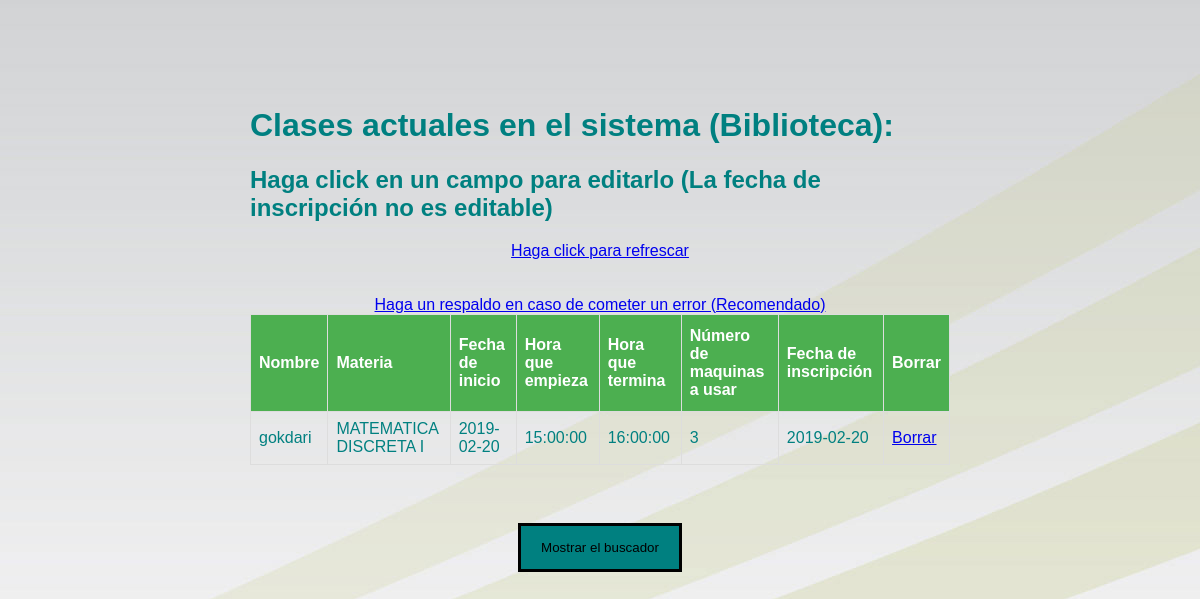
Page /libclase.php on the committed database.
### tables this page shows
CREATE TABLE `reservatodo` (
  `id` int(11) NOT NULL AUTO_INCREMENT,
  `nombre` varchar(100) NOT NULL,
  `materia` varchar(100) NOT NULL,
  `salon` varchar(100) NOT NULL,
  `fecha` varchar(100) NOT NULL,
  `fechaemp` time NOT NULL,
  `fechater` time NOT NULL,
  `numero` int(11) NOT NULL,
  `fechainscripcion` date NOT NULL,
  PRIMARY KEY (`id`)
);

### libclase.php (the view, shortened to what this page needs)
<?php
include_once("connection.php");
$sql = "SELECT * FROM `reservatodo` WHERE salon='biblioteca' limit 10 ";
$queryRecords = mysqli_query($conn, $sql) or die("Error al buscar");
?>
<!DOCTYPE html>
<html lang="en">
<head>
<link rel="stylesheet" href="estilos\clase.css">
</head>
<body>
<br></br>
<div class="container" id="otra">
<h1>Clases actuales en el sistema (Biblioteca):</h1>
<h2>Haga click en un campo para editarlo (La fecha de inscripción no es editable)</h2>
<div style="text-align: center;"><a href="libclase.php">Haga click para refrescar</a></div>
<br></br>
<div style="text-align: center;"><a href="backup.php" target="_blank">Haga un respaldo en caso de cometer un error (Recomendado)</a></div>
<table id="employee_grid" name="employee_grid" class="table table-condensed table-hover table-striped bootgrid-table" width="60%" cellspacing="0">
   <thead>
      <tr>
         <th>Nombre</th>
         <th>Materia</th>
         <th>Fecha de inicio</th>
		 <th>Hora que empieza</th>
		 <th>Hora que termina</th>
		 <th>Número de maquinas a usar</th>
		 <th>Fecha de inscripción</th>
		 <th>Borrar</th>
      </tr>
   </thead>
   <tbody id="_editable_table">
      <?php foreach($queryRecords as $res) :?>
      <tr data-row-id="<?php echo $res['id'];?>">
	  <center><td class="editable-col" contenteditable="true" collib='0' oldVal ="<?php echo $res['nombre'];?>"><?php echo $res['nombre'];?></td></center>
	  <center><td class="editable-col" contenteditable="true" collib='1' oldVal ="<?php echo $res['materia'];?>"><?php echo $res['materia'];?></td></center>
	  <center><td class="editable-col" contenteditable="true" collib='2' oldVal ="<?php echo $res['fecha'];?>"><?php echo $res['fecha'];?></td></center>
	  <center><td class="editable-col" contenteditable="true" collib='3' oldVal ="<?php echo $res['fechaemp'];?>"><?php echo $res['fechaemp'];?></td></center>
	  <center><td class="editable-col" contenteditable="true" collib='4' oldVal ="<?php echo $res['fechater'];?>"><?php echo $res['fechater'];?></td></center>
	  <center><td class="editable-col" contenteditable="true" collib='5' oldVal ="<?php echo $res['numero'];?>"><?php echo $res['numero'];?></td></center>
	  <center><td class="editable-col" contenteditable="false" collib='6' oldVal ="<?php echo $res['fechainscripcion'];?>"><?php echo $res['fechainscripcion'];?></td></center>
		 <?php
		 echo "<td><a href='libclaseborrar.php?id=".$res['id']."'>Borrar</a></td>";
		 echo "</tr>";
		 ?>
	  <?php endforeach;?>
   </tbody>
</table>
</div>
<div id="boton2" style="text-align: center;">
<button onclick="myFunction2()">Mostrar el buscador</button>
</div>
</body>
</html>

### estilos/clase.css (style rules this page uses)
body { font-family: Arial, Helvetica, sans-serif; color: teal; padding: 0; margin: 0; background-image: url(imagenes/fondo_une.jpg) }
#employee_grid { font-family: "Trebuchet MS", Arial, Helvetica, sans-serif; border-collapse: collapse; width: 100%; }
#employee_grid td, #employee_grid th { border: 1px solid #ddd; padding: 8px }
#employee_grid th { padding-top: 12px; padding-bottom: 12px; text-align: left; background-color: #4CAF50; color: #fff }
#otra { padding:50px 250px; }
button, input[type=submit] { background-color: teal; color: #000; padding: 14px 20px; margin: 8px 0; border: 3px solid #000; cursor: pointer; width: 95 px }

### libclase.php (style rules this page uses)
body { background-image: url("imagenes/fondo_une.jpg") }

### rows in the picture
reservatodo: nombre "gokdari", materia "MATEMATICA DISCRETA I", fecha "2019-02-20", fechaemp "15:00:00", fechater "16:00:00", numero "3", fechainscripcion "2019-02-20"
